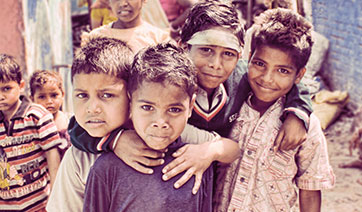
#> input picture Day2/1.jpg, 362 x 212 px
$ python image2.py
#> lines starting #> are read from the running program, lines starting #| are printed output that depends on the picture
import cv2
import numpy as np
from matplotlib import pyplot as plt

img = cv2.imread('1.jpg',0)
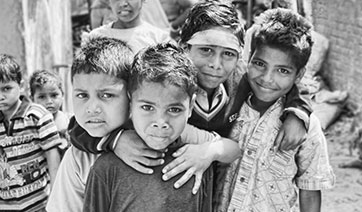
#> img: shape (212, 362); min 0, max 255, mean 146.2
edges = cv2.Canny(img,100,200)
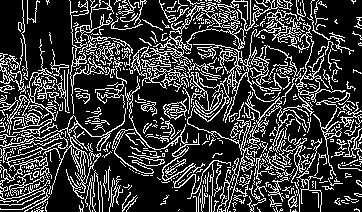
#> edges: shape (212, 362); 23.3% white in thin lines or dots

plt.subplot(1,2,1),plt.imshow(img,cmap = 'Greens')
#plt.title('Original Image'), plt.xticks([]), plt.yticks([])
plt.subplot(1,2,2),plt.imshow(edges,cmap = 'Greens')
#plt.title('Edge Image'), plt.xticks([]), plt.yticks([])

plt.show()
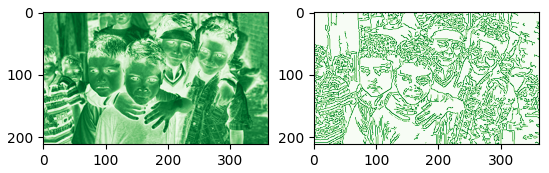
#> figure drawn by matplotlib, 2 panels
